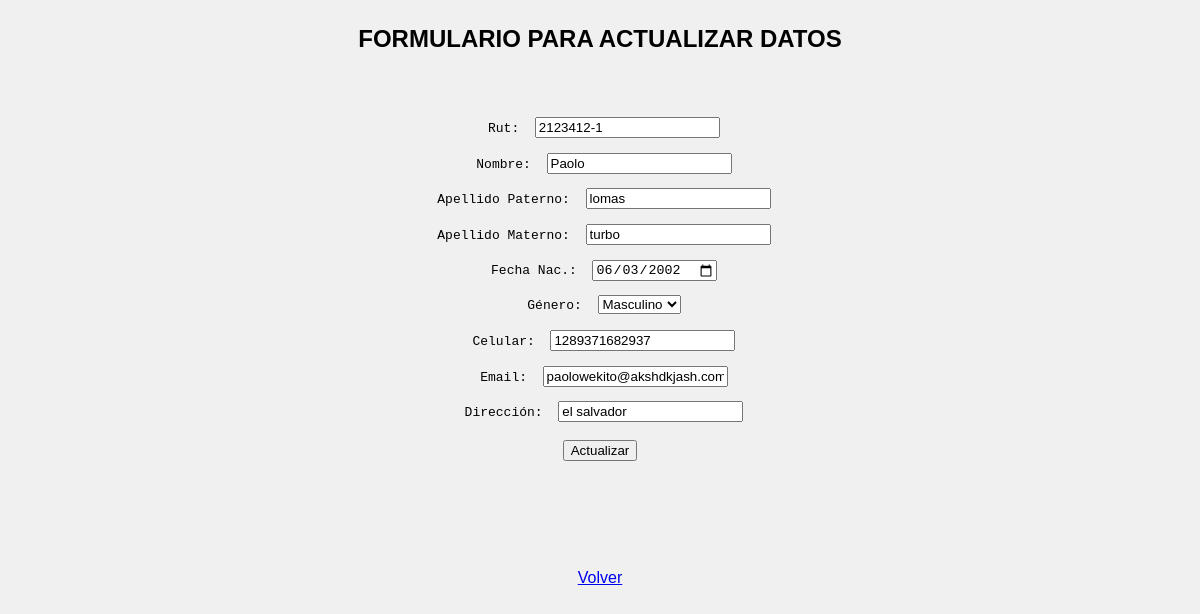
Screenshot of /alumnos/alumnos_findEdit/2123412-1 with the database file from the repository.
### alumnos/models.py (models this page shows, shortened)
class Alumno(models.Model):
    rut = models.CharField(primary_key=True, max_length=10)
    nombre = models.CharField(max_length=20)
    apellido_paterno = models.CharField(max_length=20)
    apellido_materno = models.CharField(max_length=20)
    fecha_nacimiento = models.DateField(blank=False, null=False)
    id_genero = models.ForeignKey('Genero',on_delete=models.CASCADE, db_column='idGenero')
    telefono = models.CharField(max_length=45)
    email = models.EmailField(unique=True, max_length=100, blank=True, null=True)
    direccion = models.CharField(max_length=50, blank=True, null=True)
    activo = models.IntegerField()

### alumnos/views.py (the view)
# urls.py: path('alumnos_findEdit/<str:pk>', views.alumnos_findEdit, name='alumnos_findEdit'),
def alumnos_findEdit (request,pk):
    if pk!= "":
        alumno=Alumno.objects.get(rut=pk)
        generos=Genero.objects.all()
        print(type(alumno.id_genero.genero))
        context={'alumno':alumno, 'generos':generos}
        if alumno:
            return render(request, 'alumnos/alumnos_edit.html',context)
        else:
            context={'mensaje':"Error, rut no existe..."}
            return render(request, 'alumnos/alumnos_list.html',context)

### alumnos/templates/alumnos/alumnos_edit.html (shortened to what this page needs)
{% load static %}
<!DOCTYPE html>
<html lang="en">
<head>
    <link rel="stylesheet" type="text/css" href="{% static 'css/styles.css' %}">
</head>
<body>
        <div style="text-align: center;">
            {% if alumno %}
                <h2>FORMULARIO PARA ACTUALIZAR DATOS</h2> <br>
                <form action="alumnosUpdate" method="POST">
                    <pre> Rut:  <input type="text" name="rut" value="{{alumno.rut}}"></pre>
                    <pre> Nombre:  <input type="text" name="nombre" value="{{alumno.nombre}}"></pre>
                    <pre> Apellido Paterno:  <input type="text" name="paterno" value="{{alumno.apellido_paterno}}"></pre>
                    <pre> Apellido Materno:  <input type="text" name="materno" value="{{alumno.apellido_materno}}"></pre>
                    <pre> Fecha Nac.:  <input type="date" name="fechaNac" value="{{alumno.fecha_nacimiento|date:'Y-m-d'}}"></pre>
                    <pre> Género:  <select name="genero">
                            {% for genero in generos %}
                                {% if genero.genero == alumno.id_genero.genero %}
                                <option value="{{genero.id_genero}}" selected>{{genero.genero}}</option>
                                {% else %}
                                <option value="{{genero.id_genero}}">{{genero.genero}}</option>
                                {% endif %}
                            {% endfor %}
                             </select></pre>
                    <pre> Celular:  <input type="text" name="telefono" value="{{alumno.telefono}}"></pre>
                    <pre> Email:  <input type="text" name="email" value="{{alumno.email}}"></pre>
                    <pre> Dirección:  <input type="text" name="direccion" value="{{alumno.direccion}}"></pre>
                    <input type="submit" name="opcion" value="Actualizar">
                </form><br><br>
            {% endif %}
                <br><br>
                <a href="{% url 'crud %'}"> Volver</a>
        </div>
</body>
</html>

### alumnos/static/css/styles.css (style rules this page uses)
body { font-family: Arial, sans-serif; line-height: 1.6; margin: 20px; padding: 0; background-color: #f0f0f0; }

### rows the page displays
Alumno: rut "2123412-1", nombre "Paolo", paterno "lomas", materno "turbo", fechaNac "06/03/2002", telefono "1289371682937", email "paolowekito@akshdkjash.com", direccion "el salvador"

### other values shown
form field genero "Masculino"
